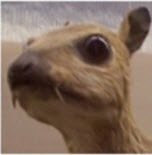
#> input picture chap13/范例13-3/animal.jpg, 152 x 155 px
$ python Kernel.py
#> lines starting #> are read from the running program, lines starting #| are printed output that depends on the picture

import cv2 as cv
import numpy as np

image = cv.imread("animal.jpg")
#> image is the input picture: shape (155, 152, 3); mean B, G, R 92.2, 106.9, 129.3

# sharpen
kernel = np.array([
    [0, -2, 0],
    [-2, 9, -2],
    [0, -2, 0]])

sharpen = cv.filter2D(image, -1, kernel)
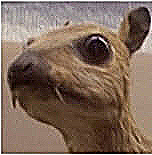
#> sharpen: shape (155, 152, 3); mean B, G, R 90.9, 105.5, 127.6
cv.imwrite('sharpen.jpg', sharpen)

#deges

kernel = np.array([
    [-1, -1, -1],
    [-1, 8, -1],
    [-1, -1, -1]])

edges = cv.filter2D(image, -1, kernel)
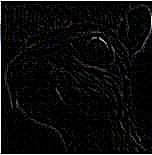
#> edges: shape (155, 152, 3); mean B, G, R 11.7, 11.3, 11.6
cv.imwrite('edges.jpg', edges)

#blur
kernel = np.array([
    [1, 1, 1],
    [-1, 1, 1],
    [1, 1, 1]]) / 9.0

blur = cv.filter2D(image, -1, kernel)
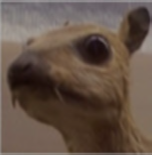
#> blur: shape (155, 152, 3); mean B, G, R 71.3, 82.8, 100.1
cv.imwrite('blur.jpg', blur)

#emboss
kernel = np.array([
    [-2, -1,0],
    [-1, 1, 1],
    [0, 1, 2]])

emboss = cv.filter2D(image, -1, kernel)
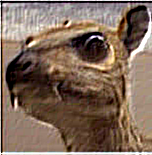
#> emboss: shape (155, 152, 3); mean B, G, R 89.4, 104.6, 126.9
emboss = cv.cvtColor(emboss, cv.COLOR_BGR2GRAY)
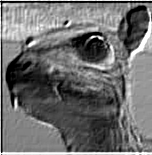
#> emboss: shape (155, 152); min 0, max 255, mean 109.6
cv.imwrite('emboss.jpg', emboss)

cv.destroyAllWindows()
